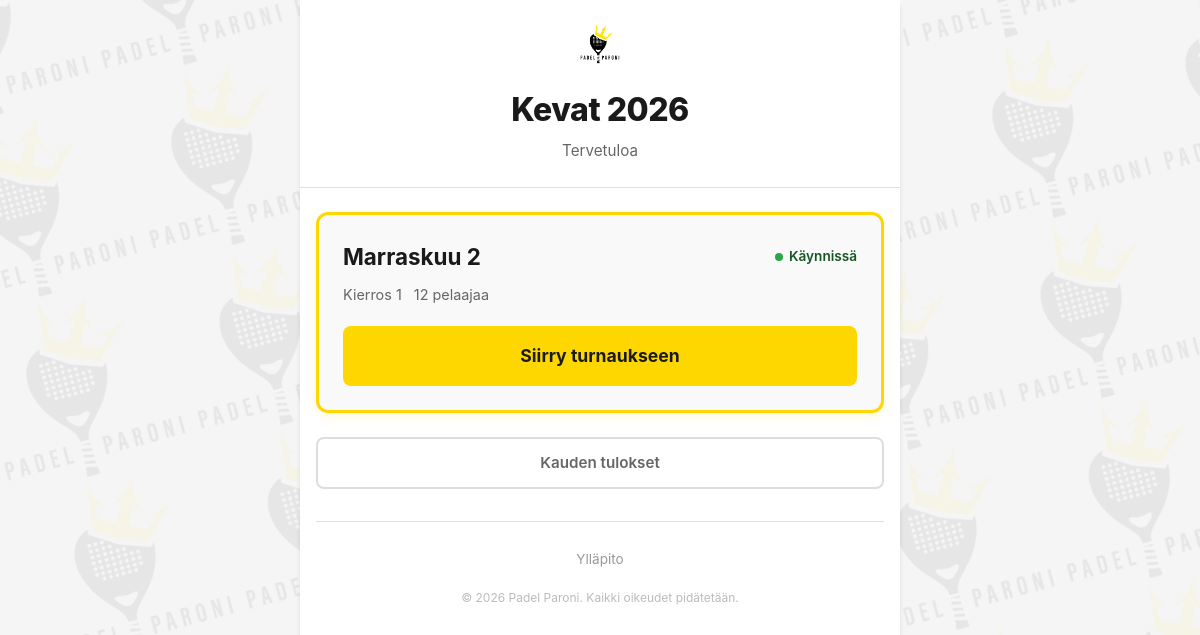
The page / on the database its author committed.
### tables this page shows
CREATE TABLE seasons (
            id INTEGER PRIMARY KEY AUTOINCREMENT,
            name TEXT NOT NULL UNIQUE,
            is_current BOOLEAN DEFAULT 0,
            created_at TIMESTAMP DEFAULT CURRENT_TIMESTAMP,
            ended_at TIMESTAMP NULL
        );

CREATE TABLE tournaments (
            id INTEGER PRIMARY KEY AUTOINCREMENT,
            name TEXT NOT NULL,
            num_courts INTEGER NOT NULL,
            status TEXT DEFAULT 'setup',
            created_at TIMESTAMP DEFAULT CURRENT_TIMESTAMP
        , season_id INTEGER REFERENCES seasons(id), completed_at TIMESTAMP NULL, archived_at TIMESTAMP NULL, court_labels TEXT);

### app.py (the view)
@app.route('/')
def index():
    db = get_db_connection()
    active_tournaments = db.execute(
        '''SELECT t.*,
                  (SELECT COUNT(*) FROM tournament_players WHERE tournament_id = t.id) as player_count,
                  (SELECT MAX(round_number) FROM rounds WHERE tournament_id = t.id) as current_round
           FROM tournaments t
           WHERE t.status = 'active'
           ORDER BY t.created_at DESC'''
    ).fetchall()
    setup_tournaments = db.execute(
        '''SELECT t.*,
                  (SELECT COUNT(*) FROM tournament_players WHERE tournament_id = t.id) as player_count
           FROM tournaments t
           WHERE t.status = 'setup'
           ORDER BY t.created_at DESC'''
    ).fetchall()
    current_season = get_current_season(db)
    season_info = None
    if current_season:
        tournament_count = db.execute(
            "SELECT COUNT(*) as count FROM tournaments WHERE season_id = ?",
            (current_season['id'],)
        ).fetchone()['count']
        season_name = current_season['name'] if 'name' in current_season.keys() else f"Season {current_season['year']}"
        season_info = {
            'name': season_name,
            'tournament_count': tournament_count
        }
    return render_template('home.html',
                         active_tournaments=active_tournaments,
                         setup_tournaments=setup_tournaments,
                         season=season_info)

### app.py (called while the page is built)
def get_current_season(db):
    return db.execute(
        "SELECT * FROM seasons WHERE is_current = 1"
    ).fetchone()

def get_db_connection():
    global _db_initialized
    if not _db_initialized:
        init_db()
        _db_initialized = True
        print("Database initialized successfully!")
    if 'db' not in g:
        g.db = get_db()
    return g.db

@app.before_request
def log_request_start():
    import time
    g.request_start_time = time.time()
    print(f"[REQ START] {request.method} {request.path}")

@app.after_request
def log_request_end(response):
    import time
    if hasattr(g, 'request_start_time'):
        duration = time.time() - g.request_start_time
        print(f"[REQ END] {request.method} {request.path} - {duration:.3f}s - {response.status_code}")
    return response

@app.before_request
def generate_csp_nonce():
    g.csp_nonce = base64.b64encode(secrets.token_bytes(16)).decode('utf-8')

@app.after_request
def add_security_headers(response):
    if response.content_type and 'text/html' in response.content_type:
        nonce = getattr(g, 'csp_nonce', '')
        csp = (
            f"default-src 'self'; "
            f"script-src 'self' 'nonce-{nonce}'; "
            f"style-src 'self' 'unsafe-inline'; "
            f"img-src 'self' data:; "
            f"form-action 'self'; "
            f"frame-ancestors 'none'"
        )
        response.headers['Content-Security-Policy'] = csp
    return response

@app.context_processor
def inject_csp_nonce():
    return {'csp_nonce': getattr(g, 'csp_nonce', '')}

### database.py (called while the page is built)
def get_db():
    try:
        from flask import current_app
        db_path = current_app.config.get('DATABASE', DATABASE)
    except (ImportError, RuntimeError):
        db_path = DATABASE
    uri_mode = db_path.startswith('file:')
    conn = sqlite3.connect(db_path, uri=uri_mode, timeout=10.0)
    conn.row_factory = sqlite3.Row  # Returns rows as dictionaries
    return conn

### templates/home.html (shortened to what this page needs)
<!DOCTYPE html>
<html lang="fi">
<head>
    <link rel="stylesheet" href="{{ url_for('static', filename='css/style.css') }}">
</head>
<body>
    <div class="container">
        <div class="page-header">
            <a href="{{ url_for('index') }}" style="text-decoration: none;">
                <img src="{{ url_for('static', filename='images/padel-paroni-logo.png') }}" alt="Padel Paroni">
            </a>
            <a href="{{ url_for('index') }}" style="text-decoration: none; color: inherit;">
                <h1>{% if season %}{{ season.name }}{% else %}Padel Paroni{% endif %}</h1>
            </a>
            {% if active_tournaments %}
            <p>Tervetuloa</p>
            {% elif setup_tournaments %}
            <p>Turnaus valmistelussa</p>
            {% else %}
            <p>{% if season %}{{ season.name }}{% endif %}</p>
            {% endif %}
        </div>
        {% if active_tournaments %}
            {% for tournament in active_tournaments %}
            <div class="tournament-card-active">
                <div class="title-row">
                    <h2>{{ tournament['name'] }}</h2>
                    <div class="status-badge">
                        <span class="status-dot"></span>
                        Käynnissä
                    </div>
                </div>
                <p class="info-line">
                    {% if tournament['current_round'] %}
                    <span>Kierros {{ tournament['current_round'] }}</span>
                    {% endif %}
                    {% if tournament['player_count'] %}
                    <span>{{ tournament['player_count'] }} pelaajaa</span>
                    {% endif %}
                </p>
                <a href="{{ url_for('active_tournament', tournament_id=tournament['id']) }}" class="btn-primary-action">
                    Siirry turnaukseen
                </a>
            </div>
            {% endfor %}
            <div class="actions">
                <a href="{{ url_for('season_leaderboard') }}" class="btn-secondary-action">
                    Kauden tulokset
                </a>
            </div>
        {% endif %}
        <div class="page-footer">
            <a href="{{ url_for('admin_dashboard') }}" target="_blank" class="admin-link">Ylläpito</a>
            <div class="copyright">© 2026 Padel Paroni. Kaikki oikeudet pidätetään.</div>
        </div>
    </div>
</body>
</html>

### static/css/style.css (style rules this page uses)
* { margin: 0; padding: 0; box-sizing: border-box; }
body { font-family: -apple-system, BlinkMacSystemFont, 'Segoe UI', Roboto, Oxygen, Ubuntu, Cantarell, sans-serif; background: #f5f5f5; padding: 10px; line-height: 1.6; color: #333; position: relative; }
body::before { content: ''; position: fixed; top: 50%; left: 50%; transform: translate(-50%, -50%); width: 300px; height: 300px; background-image: url('../images/padel-paroni-logo.png'); background-size: contain; background-repeat: no-repeat; background-position: center; opacity: 0.06; pointer-events: none; z-index: -1; }
.container { max-width: 600px; margin: 0 auto; background: white; padding: 20px; border-radius: 8px; box-shadow: 0 2px 4px rgba(0,0,0,0.1); }
h1 { color: #2c3e50; margin-bottom: 10px; font-size: 28px; }
h2 { color: #34495e; margin-bottom: 15px; font-size: 20px; }
.actions { margin-top: 15px; }
@media (min-width: 768px) { .container { padding: 30px; } }
@media (min-width: 768px) { h1 { font-size: 32px; } }
.admin-link { color: #666; font-size: 0.9em; text-decoration: none; }

### templates/home.html (style rules this page uses)
body { margin: 0; padding: 0; background: #f5f5f5; }
body::before { display: none; }
.container { max-width: 600px; margin: 0 auto; padding: 1rem; background: white; position: relative; z-index: 1; min-height: 100vh; }
.page-header { background: white; padding: 1.5rem 1rem; text-align: center; border-bottom: 1px solid #e0e0e0; margin: -1rem -1rem 1.5rem -1rem; }
.page-header img { height: 40px; width: auto; margin-bottom: 0.75rem; }
.page-header h1 { font-size: 2rem; font-weight: 800; color: #1a1a1a; margin: 0 0 0.25rem 0; letter-spacing: -0.5px; }
.page-header p { color: #666; font-size: 0.95rem; margin: 0; }
.tournament-card-active { background: #f9f9f9; border: 3px solid #FFD700; border-radius: 12px; padding: 1.5rem; margin-bottom: 1.5rem; box-shadow: 0 4px 12px rgba(255, 215, 0, 0.15); }
.tournament-card-active .title-row { display: flex; align-items: center; justify-content: space-between; gap: 1rem; margin-bottom: 0.5rem; }
.tournament-card-active h2 { margin: 0; font-size: 1.4rem; font-weight: 700; color: #1a1a1a; }
.tournament-card-active .status-badge { display: flex; align-items: center; gap: 0.4rem; font-size: 0.85rem; font-weight: 600; color: #155724; white-space: nowrap; }
.tournament-card-active .status-dot { width: 8px; height: 8px; background: #28a745; border-radius: 50%; }
.tournament-card-active .info-line { color: #666; font-size: 0.9rem; margin: 0 0 1.25rem 0; }
.tournament-card-active .info-line span { margin-right: 0.5rem; }
.btn-primary-action { display: block; width: 100%; padding: 1rem; min-height: 56px; background: #FFD700; color: #1a1a1a; text-decoration: none; text-align: center; border-radius: 8px; font-size: 1.1rem; font-weight: 700; border: none; cursor: pointer; box-sizing: border-box; }
.btn-secondary-action { display: block; width: 100%; padding: 0.75rem; min-height: 48px; background: white; color: #666; text-decoration: none; text-align: center; border-radius: 8px; font-size: 0.95rem; font-weight: 600; border: 2px solid #ddd; cursor: pointer; box-sizing: border-box; }
.actions { display: flex; flex-direction: column; gap: 0.5rem; margin-bottom: 1rem; }
.page-footer { margin-top: 2rem; padding-top: 1.5rem; border-top: 1px solid #e0e0e0; text-align: center; }
.page-footer .admin-link { color: #999; text-decoration: none; font-size: 0.85rem; }
.page-footer .copyright { margin-top: 1rem; color: #bbb; font-size: 0.75rem; }

### rows shown on the page
seasons: name "Kevat 2026"
tournaments: name "Marraskuu 2", current_round "1", player_count "12"
